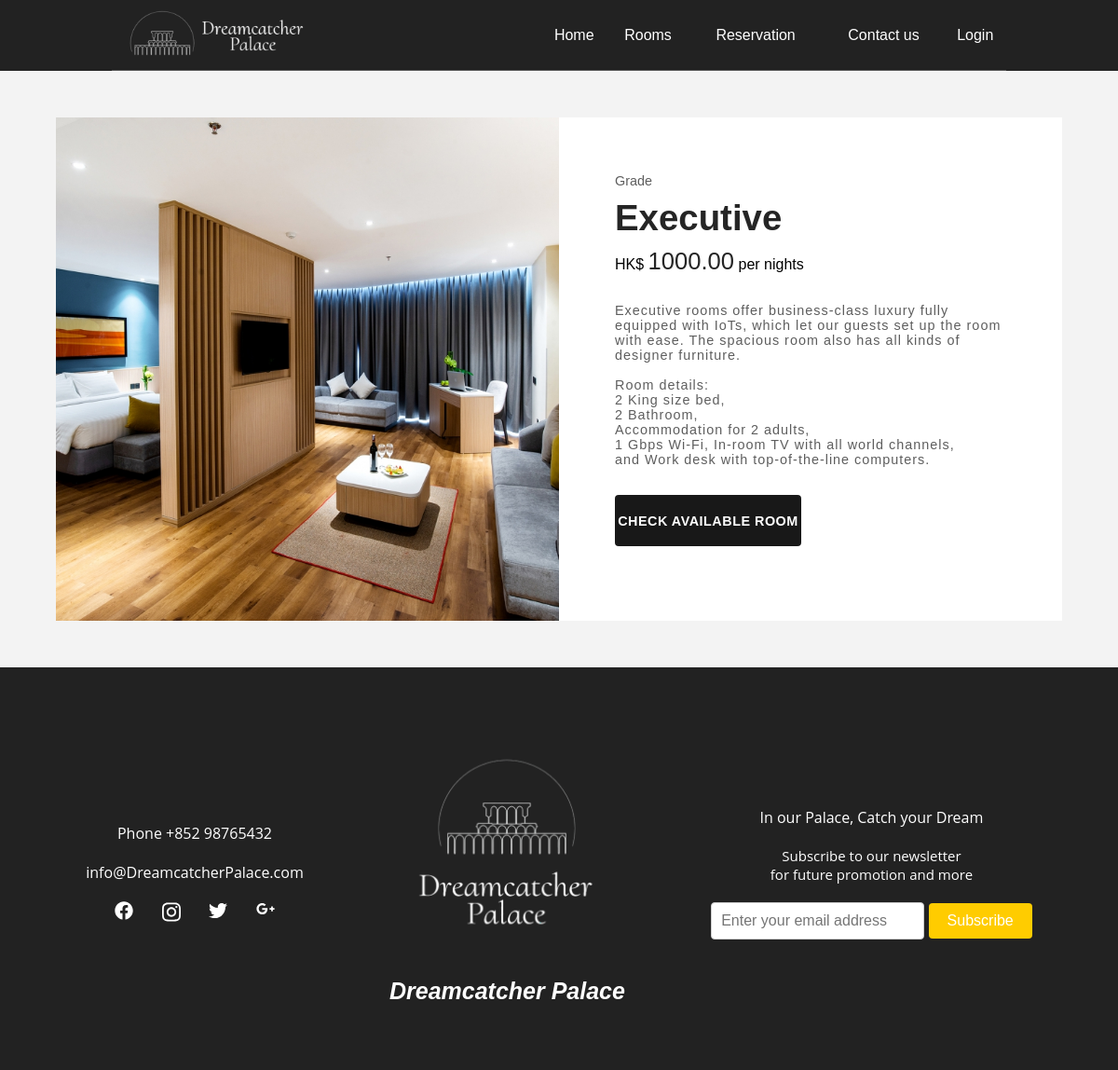
The app's page /rooms.php?roomGrade=Executive with its own data.
### tables this page shows
CREATE TABLE `room_details` (
  `roomGrade` varchar(20) NOT NULL,
  `roomSpec` varchar(600) NOT NULL,
  `roomPrice` decimal(10,2) NOT NULL,
  `roomIMG` text NOT NULL
);

### rooms.php (the view, shortened to what this page needs)
<?php
if (isset($_GET['roomGrade'])) {
	include 'DBconn.php';
	$roomGrade = mysqli_real_escape_string($conn, $_GET['roomGrade']);
	$sql = "SELECT * FROM room_details WHERE roomGrade = '$roomGrade'";
	$result = mysqli_query($conn, $sql);
	$row = mysqli_fetch_assoc($result);
} else {
	echo "
			<script>
				window.location.href='home.php';
			</script>
		";
}
?>
<!DOCTYPE html>
<html>
<head>
	<link rel="stylesheet" href="static/css/roomDetail.css">
</head>
<body>
	<?php include "navbar.php"; ?>
	<section id="room-page">
		<div class="room-details">
			<div class="room-img">
				<div class="swiper mySwiper">
					<div class="swiper-slide">
						<?php
						echo "<img src='static/img/rooms/{$row['roomIMG']}' />";
						?>
					</div>
				</div>
			</div>
			<div class="room-text">
				<?php
				echo "
						<span class=\"room-category\">Grade</span>
						<h3>{$row['roomGrade']}</h3>
                                                HK$ <span class=\"room-price\">{$row['roomPrice']}</span> per nights
                    ";
				$spec = $row['roomSpec'];
				echo "<p>" . nl2br($spec) . "</p>";
				?>
				<div class="room-button">
					<a href="reservation.php?roomGrade=<?php echo $row['roomGrade'] ?>" class="add-room-btn">Check Available
						Room</a>
				</div>
			</div>
		</div>
	</section>
	<?php include "footer.php"; ?>
</body>
</html>

### navbar.php (shortened to what this page needs)
<?php
include 'DBconn.php';
$sql = "SELECT * FROM room_details ORDER BY roomPrice DESC";
$result = mysqli_query($conn, $sql);
?>
<!DOCTYPE html>
<html lang="en">
<head>
	<link rel="stylesheet" href="static/css/layout.css">
</head>
<body>
	<span class="navbar">
		<nav>
			<div class="logo">
				<a href="home.php"><img src="static/img/logo/logo.png" /></a>
			</div>
			<ul class="list-item">
				<li><a href="home.php">Home</a></li>
				<li class="dropdown">
					<a href="rooms.php">Rooms</a>
				</li>
				<li><a href="reservation.php?roomGrade=Presidential">Reservation</a></li>
				<li><a href="contact_us.php">Contact us</a></li>
				<li class="dropdown">
						<?php
							if (isset($_SESSION['loginUser'])) {
								echo "<a>" . $_SESSION['loginUser'] . "</a>";
								echo "<ul class='dropdown-menu'>
									<li>
										<a href='my_member_page.php'>My Member</a>
									</li>
									<li>
										<a href='my_booking_page.php'>My Booking</a>
									</li>
									<li>
										<a href='logout.php'>Logout</a>
									</li>
								</ul>";
							} else {
								echo "<a href='login.php'>Login</a>";
							}?>
				</li>
		</nav>
	</span>
</body>
</html>

### footer.php (shortened to what this page needs)
<!DOCTYPE html>
<html lang="en">
<head>
	<link rel="stylesheet" href="static/css/layout.css">
</head>
<body>
	<div class="container">
		<footer class="footer">
			<div class="footer-box">
				<div class="footer-text">Phone +852 98765432</div>
				<div class="footer-text">info@DreamcatcherPalace.com</div>
				<div class="footer-icon-list">
					<a href="#"><img src="static/img/widget/facebook.svg" alt="facebook-btn" /></a>
					<a href="#"><img src="static/img/widget/instagram.svg" alt="instagram-btn" /></a>
					<a href="#"><img src="static/img/widget/twitter.svg" alt="twitter-btn" /></a>
					<a href="#"><img src="static/img/widget/google-plus-g.svg" alt="google-plus-g-btn" /></a>
				</div>
			</div>
			<div class="footer-box">
				<div class="footer-logo"><img src="static/img/logo/logo_dream.png" /></div>
				<div class="logo-text">Dreamcatcher Palace</div>
			</div>
			<div class="footer-box">
				<div class="footer-text">In our Palace, Catch your Dream</div>
				<div class="footer-text text-small">Subscribe to our newsletter</br> for future promotion and more</div>
				<div id="email-box">
					<input type="email" name="email" placeholder="Enter your email address" class="email-input">
					<button style="margin:0px" type="submit" onclick="updateContent()" class="subscribe-button">Subscribe</button>
				</div>
			</div>
		</footer>
	</div>
</body>
</html>

### static/css/roomDetail.css (style rules this page uses)
* { margin: 0px; padding: 0px; box-sizing: border-box; font-family: poppins; }
ul { list-style: none; }
a { text-decoration: none; }
body { background-color: #f3f3f3; }
.room-details { max-width: 1200px; width: 90%; display: grid; grid-template-columns: 1fr 1fr; margin: 50px auto; }
.room-img { width: 100%; background-color: #e3e3e3; position: relative; overflow: hidden; }
.room-text { background-color: #ffffff; padding: 60px; position: relative; }
.room-text .room-category { color: #5e5e5e; font-size: 0.9rem; }
.room-text h3 { color: #252525; font-size: 2.4rem; font-weight: 600; margin: 10px 0px; }
.room-text .room-price { font-size: 1.6rem; color: #252525; font-weight: 500; }
.room-text p { margin: 30px 0px; color: #5e5e5e; letter-spacing: 1px; font-size: 0.9rem; }
.room-button { display: grid; grid-template-columns: 1fr 1fr; margin: 30px 0px; margin-bottom: 20px; grid-gap: 20px; }
.room-button a { width: 100%; height: 55px; display: flex; justify-content: center; align-items: center; text-align:center; text-transform: uppercase; font-weight: 600; letter-spacing: 0.5px; font-size: 0.9rem; border-radius: 4px; }
.room-button .add-room-btn { background-color: #181818; color: #ffffff; }
.mySwiper { height: 100%; width: 100%; max-width: 100%; }
.swiper-slide img { width: 100%; height: 100%; object-fit: cover; object-position: center; display: flex !important; }

### static/css/layout.css (style rules this page uses)
.container { width: 100%; }

### navbar.php (style rules this page uses)
* { padding: 0; margin: 0; -webkit-box-sizing: border-box; -moz-box-sizing: border-box; box-sizing: border-box; text-decoration: none; font-family: arial, tahoma; list-style: none; }
.navbar { display: flex; background-color: #222; justify-content: center; }
nav { width: 80%; background-color: #222; border-bottom: 1px solid #555; display: flex; justify-content: space-between; align-items: center; }
.logo { padding: 10px; width: auto; float: left; }
.logo img { height: 55px; }
.list-item { padding: 0; list-style: none; display: table; width: 500px; text-align: center; }
.list-item li { display: table-cell; position: relative; padding: 15px 0; }
.list-item li a { color: #fff; }
.list-item li a:after { background: none repeat scroll 0 0 transparent; bottom: 0; content: ""; display: block; height: 2px; left: 50%; position: absolute; background: #fff; transition: width 0.3s ease 0s, left 0.3s ease 0s; width: 0; }
.dropdown { position: relative; z-index: 1000; }

### footer.php (style rules this page uses)
body { font-family: 'Alegreya Sans', sans-serif; }
.footer { display: flex; background-color: #222; justify-content: space-evenly; align-items: center; padding-top: 70px; padding-bottom: 70px; color: #fff; font-family: 'Nunito', sans-serif; }
.footer .footer-box { text-align: center; }
.footer .footer-text { margin-top: 10px; margin-bottom: 20px; font-family: 'Open Sans', sans-serif; }
.text-small { font-size: 15px; }
.footer-icon-list { display: flex; justify-content: space-evenly; }
.footer-icon-list img { width: 20px; }
.footer-icon-list a { text-decoration: none; }
.footer-logo { margin-bottom: 20px; }
.footer-logo img { width: 250px; }
.logo-text { font-size: 25px; font-style: italic; font-weight: bold; }
.email-input { padding: 10px; border: 1px solid #ccc; border-radius: 4px; font-size: 16px; }
.subscribe-button { background-color: #ffcc00; color: #ffffff; padding: 10px 20px; border: none; border-radius: 4px; font-size: 16px; cursor: pointer; }

### records on screen
room_details: roomIMG (picture), roomGrade "Executive", roomPrice "1000.00", roomSpec "Executive rooms offer business-class luxury fully equipped with IoTs, which let our guests set up the room with ease. The spacious room also has all kinds of designer furniture. Room details: 2 King size bed, 2 Bathroom, Accommodation for 2 adults, 1 Gbps Wi-Fi, In-room TV with all world channels, and Work desk with top-of-the-line computers."
